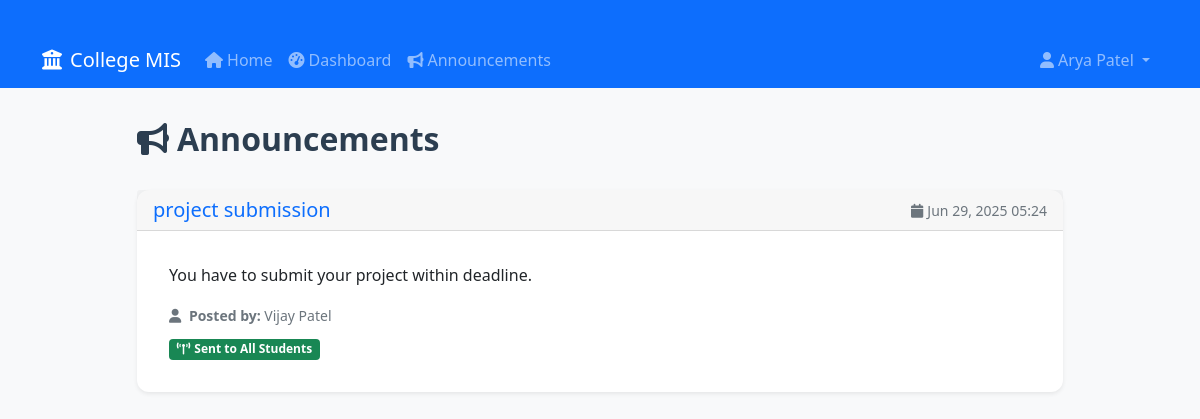
Screenshot of /announcements/ (signed in) with the database file from the repository.
### core/models.py (models this page shows, shortened)
class User(AbstractUser):
    is_student = models.BooleanField(default=False)
    is_faculty = models.BooleanField(default=False)

class Announcement(models.Model):
    title = models.CharField(max_length=200)
    message = models.TextField()
    created_at = models.DateTimeField(auto_now_add=True)
    to_students = models.ManyToManyField(Student, blank=True)
    to_groups = models.CharField(max_length=100, blank=True)  # For group announcements
    created_by = models.ForeignKey(Faculty, on_delete=models.SET_NULL, null=True, blank=True)

class Faculty(models.Model):
    user = models.OneToOneField('core.User', on_delete=models.CASCADE)
    phone_number = models.CharField(max_length=20, blank=True)
    department = models.CharField(max_length=100, blank=True)

### announcements/views.py (the view)
# urls.py: path('', announcement_list, name='announcement_list'),
@login_required
def announcement_list(request):
    try:
        if hasattr(request.user, 'student') and request.user.student:
            student = request.user.student
            announcements = Announcement.objects.filter(
                Q(to_students=student) |
                Q(to_groups__in=['all', '']) |
                Q(to_students__isnull=True, to_groups__isnull=True)
            ).distinct().order_by('-created_at')
        elif hasattr(request.user, 'faculty') and request.user.faculty:
            faculty = request.user.faculty
            announcements = Announcement.objects.filter(created_by=faculty).order_by('-created_at')
        else:
            announcements = Announcement.objects.all().order_by('-created_at')
    except Exception as e:
        announcements = Announcement.objects.all().order_by('-created_at')
        messages.warning(request, f'There was an issue loading your specific announcements. Showing all announcements.')
    return render(request, 'announcements/list.html', {'announcements': announcements})

### templates/announcements/list.html (shortened to what this page needs)
{% extends 'base.html' %}
{% block content %}
<div class="row justify-content-center">
  <div class="col-md-10">
    <div class="d-flex justify-content-between align-items-center mb-4">
      <h2><i class="fas fa-bullhorn me-2"></i>Announcements</h2>
    </div>
    {% if announcements %}
      <div class="row">
        {% for announcement in announcements %}
          <div class="col-12 mb-3">
            <div class="card shadow-sm">
              <div class="card-header d-flex justify-content-between align-items-center">
                <h5 class="mb-0 text-primary">{{ announcement.title }}</h5>
                <small class="text-muted">
                  <i class="fas fa-calendar me-1"></i>{{ announcement.created_at|date:"M d, Y H:i" }}
                </small>
              </div>
              <div class="card-body">
                <p class="card-text">{{ announcement.message }}</p>
                <div class="mt-3">
                  <small class="text-muted">
                    <i class="fas fa-user me-1"></i>
                    <strong>Posted by:</strong> {{ announcement.created_by.user.get_full_name|default:"Unknown" }}
                  </small>
                  {% if announcement.to_groups == 'all' %}
                    <div class="mt-2">
                      <span class="badge bg-success">
                        <i class="fas fa-broadcast-tower me-1"></i>Sent to All Students
                      </span>
                    </div>
                  {% else %}
                    <div class="mt-2">
                      <span class="badge bg-warning">
                        <i class="fas fa-question-circle me-1"></i>No specific targets
                      </span>
                    </div>
                  {% endif %}
                </div>
              </div>
            </div>
          </div>
        {% endfor %}
      </div>
    {% else %}
      <div class="alert alert-info text-center">
        <i class="fas fa-info-circle me-2"></i>No announcements found.
      </div>
    {% endif %}
  </div>
</div>
{% endblock %}

### templates/base.html (shortened to what this page needs)
{% load static %}
<!DOCTYPE html>
<html lang="en">
<head>
    <link href="https://cdn.jsdelivr.net/npm/bootstrap@5.1.3/dist/css/bootstrap.min.css" rel="stylesheet">
    <link rel="stylesheet" href="https://cdnjs.cloudflare.com/ajax/libs/font-awesome/6.0.0/css/all.min.css">
    <link rel="stylesheet" href="{% static 'css/styles.css' %}">
</head>
<body>
    <nav class="navbar navbar-expand-lg navbar-dark bg-primary">
        <div class="container">
            <a class="navbar-brand" href="{% url 'home' %}">
                <i class="fas fa-university me-2"></i>College MIS
            </a>
            <div class="collapse navbar-collapse" id="navbarNav">
                <ul class="navbar-nav me-auto">
                    <li class="nav-item">
                        <a class="nav-link" href="{% url 'home' %}">
                            <i class="fas fa-home me-1"></i>Home
                        </a>
                    </li>
                    {% if user.is_authenticated %}
                        <li class="nav-item">
                            <a class="nav-link" href="{% url 'dashboard' %}">
                                <i class="fas fa-tachometer-alt me-1"></i>Dashboard
                            </a>
                        </li>
                        <li class="nav-item">
                            <a class="nav-link" href="{% url 'announcement_list' %}">
                                <i class="fas fa-bullhorn me-1"></i>Announcements
                            </a>
                        </li>
                    {% endif %}
                </ul>
                <ul class="navbar-nav">
                    {% if user.is_authenticated %}
                        <li class="nav-item dropdown">
                            <a class="nav-link dropdown-toggle" href="#" id="userDropdown" role="button" data-bs-toggle="dropdown">
                                <i class="fas fa-user me-1"></i>{{ user.first_name }} {{ user.last_name }}
                            </a>
                        </li>
                    {% endif %}
                </ul>
            </div>
        </div>
    </nav>
    <main class="container mt-4">
        {% block content %}{% endblock %}
    </main>
</body>
</html>

### static/css/styles.css (style rules this page uses)
body { background-color: #f8f9fa; }
.navbar { margin-bottom: 2rem; }
.container { margin-top: 2rem; }
.card { border-radius: 12px; box-shadow: 0 4px 24px rgba(0,0,0,0.08), 0 1.5px 4px rgba(0,0,0,0.03); border: none; background: #fff; }
.card-body { padding: 2rem; }
h2 { font-weight: 600; color: #2c3e50; }

### rows the page displays
User: first_name "Arya Patel"
Announcement: title "project submission", created_at "Jun 29, 2025 05:24", message "You have to submit your project within deadline.", created_by.user.get_full_name "Vijay Patel", to_groups "all" (drawn)
